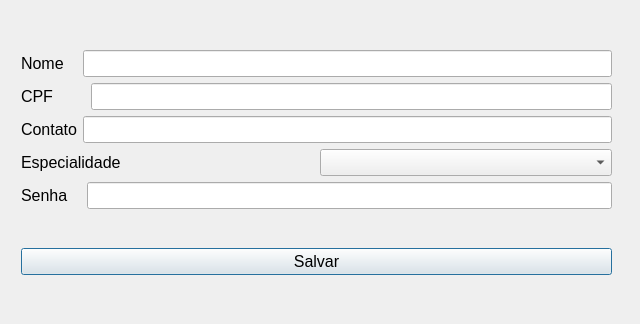
<?xml version="1.0" encoding="UTF-8"?>
<ui version="4.0">
 <class>addMedico</class>
 <widget class="QDialog" name="addMedico">
  <property name="geometry">
   <rect>
    <x>0</x>
    <y>0</y>
    <width>640</width>
    <height>324</height>
   </rect>
  </property>
  <property name="windowTitle">
   <string>Dialog</string>
  </property>
  <widget class="QWidget" name="layoutWidget">
   <property name="geometry">
    <rect>
     <x>21</x>
     <y>17</y>
     <width>591</width>
     <height>291</height>
    </rect>
   </property>
   <layout class="QVBoxLayout" name="verticalLayout_2">
    <item>
     <layout class="QVBoxLayout" name="verticalLayout">
      <item>
       <layout class="QHBoxLayout" name="horizontalLayout">
        <item>
         <widget class="QLabel" name="label">
          <property name="font">
           <font>
            <pointsize>12</pointsize>
           </font>
          </property>
          <property name="text">
           <string>Nome   </string>
          </property>
         </widget>
        </item>
        <item>
         <widget class="QLineEdit" name="leNome">
          <property name="font">
           <font>
            <pointsize>12</pointsize>
           </font>
          </property>
         </widget>
        </item>
       </layout>
      </item>
      <item>
       <layout class="QHBoxLayout" name="horizontalLayout_2">
        <item>
         <widget class="QLabel" name="label_2">
          <property name="font">
           <font>
            <pointsize>12</pointsize>
           </font>
          </property>
          <property name="text">
           <string>CPF       </string>
          </property>
         </widget>
        </item>
        <item>
         <widget class="QLineEdit" name="leCPF">
          <property name="font">
           <font>
            <pointsize>12</pointsize>
           </font>
          </property>
          <property name="maxLength">
           <number>11</number>
          </property>
         </widget>
        </item>
       </layout>
      </item>
      <item>
       <layout class="QHBoxLayout" name="horizontalLayout_3">
        <item>
         <widget class="QLabel" name="label_3">
          <property name="font">
           <font>
            <pointsize>12</pointsize>
           </font>
          </property>
          <property name="text">
           <string>Contato</string>
          </property>
         </widget>
        </item>
        <item>
         <widget class="QLineEdit" name="leContato">
          <property name="font">
           <font>
            <pointsize>12</pointsize>
           </font>
          </property>
         </widget>
        </item>
       </layout>
      </item>
      <item>
       <layout class="QHBoxLayout" name="horizontalLayout_4">
        <item>
         <widget class="QLabel" name="label_4">
          <property name="font">
           <font>
            <pointsize>12</pointsize>
           </font>
          </property>
          <property name="text">
           <string>Especialidade</string>
          </property>
         </widget>
        </item>
        <item>
         <widget class="QComboBox" name="cbEspecialidade">
          <property name="font">
           <font>
            <pointsize>12</pointsize>
           </font>
          </property>
         </widget>
        </item>
       </layout>
      </item>
      <item>
       <layout class="QHBoxLayout" name="horizontalLayout_5">
        <item>
         <widget class="QLabel" name="label_5">
          <property name="font">
           <font>
            <pointsize>12</pointsize>
           </font>
          </property>
          <property name="text">
           <string>Senha   </string>
          </property>
         </widget>
        </item>
        <item>
         <widget class="QLineEdit" name="leSenha">
          <property name="font">
           <font>
            <pointsize>12</pointsize>
           </font>
          </property>
         </widget>
        </item>
       </layout>
      </item>
     </layout>
    </item>
    <item>
     <widget class="QPushButton" name="btSalvar">
      <property name="font">
       <font>
        <pointsize>12</pointsize>
       </font>
      </property>
      <property name="text">
       <string>Salvar</string>
      </property>
     </widget>
    </item>
   </layout>
  </widget>
 </widget>
 <resources/>
 <connections/>
</ui>
